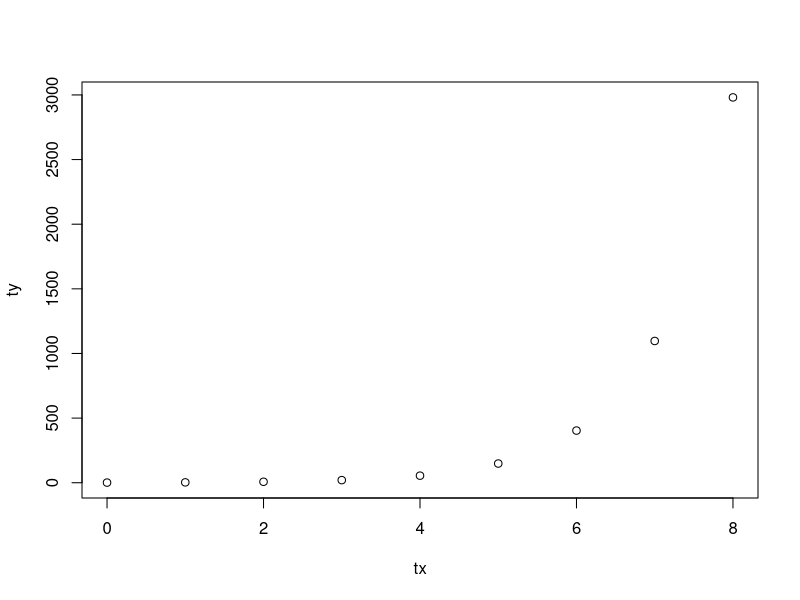
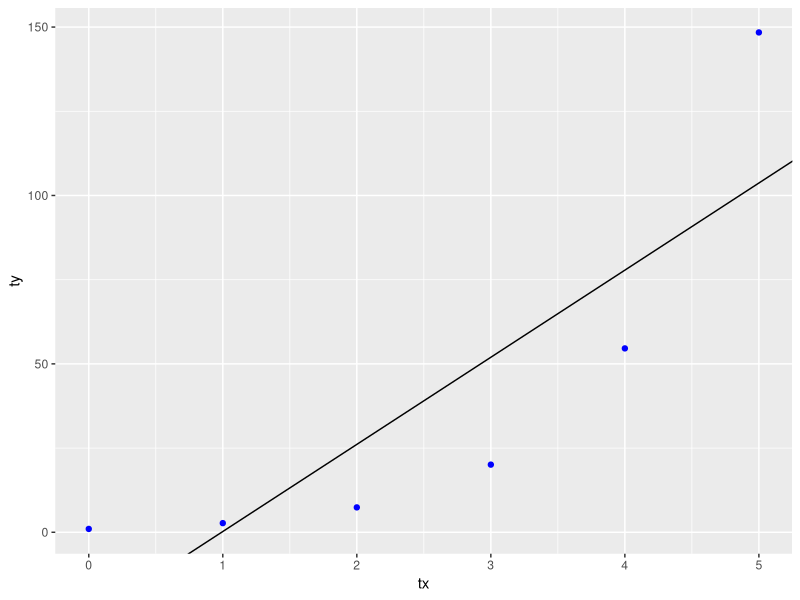
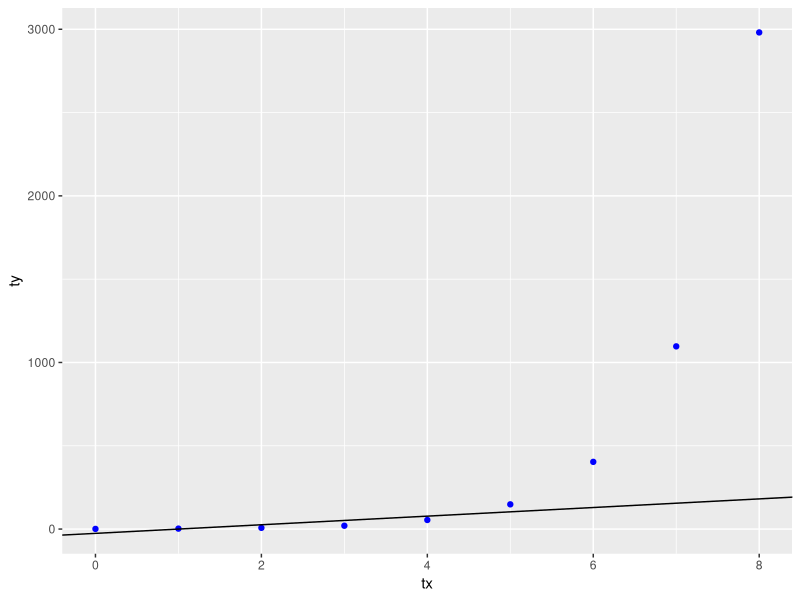

Here is the R script that generated these plots, in order:
## ---- chunk 1
## Make table
library(kableExtra)
library(dplyr)

df<- cbind(1:5, 1:5)

colnames(df) <- c("Symbol", "Description")
rownames(df) <- c("Features", "Label", "Label Estimate", "Inclusion Probability", "Population Mean")

df[,1] <- c("x_i", "y_i", "y_i hat", "pi_i", "mu_y")
df[,2] <- c("The set of observations feature responses", "Response label", 
            "Missing label estimate", "Survey-design inclusion probability", "True population mean")

print <- kable(df)
## ---- chunk 2
## Make table
library(kableExtra)
library(dplyr)

df<- cbind(1:3)

colnames(df) <- c("Description")
rownames(df) <- c("Noncoverage", "Total Nonresponse", "Item Nonresponse")

df[,1] <- c("An element in the target population is not included in the survey sampling frame", "A sampled element does not participate in the survey", "A responding sampled element fails to provide acceptable responses to one or more of the survey items")

knitr::kable(df, caption = "Types of missingess")
## ---- chunk 3
# Example 1: what happens when systematic bias is ignored, and missing values are dropped
library(ggplot2)
library(dplyr)

tx <- seq(0, 8)
ty <- exp(tx)
plot(tx,ty)

df <- as_data_frame(cbind(tx, ty))

x <- tx[1:6]
y <- ty[1:6]
lin <- lm(y~x, data = df)

ggplot(data = df[1:6,], aes(x=tx, y=ty)) + 
  geom_point(color = 'blue') + 
  geom_abline(slope = lin$coefficients[2], intercept = lin$coefficients[1])

ggplot(data = df, aes(x=tx, y=ty)) + 
  geom_point(color = 'blue') + 
  geom_abline(slope = lin$coefficients[2], intercept = lin$coefficients[1])
